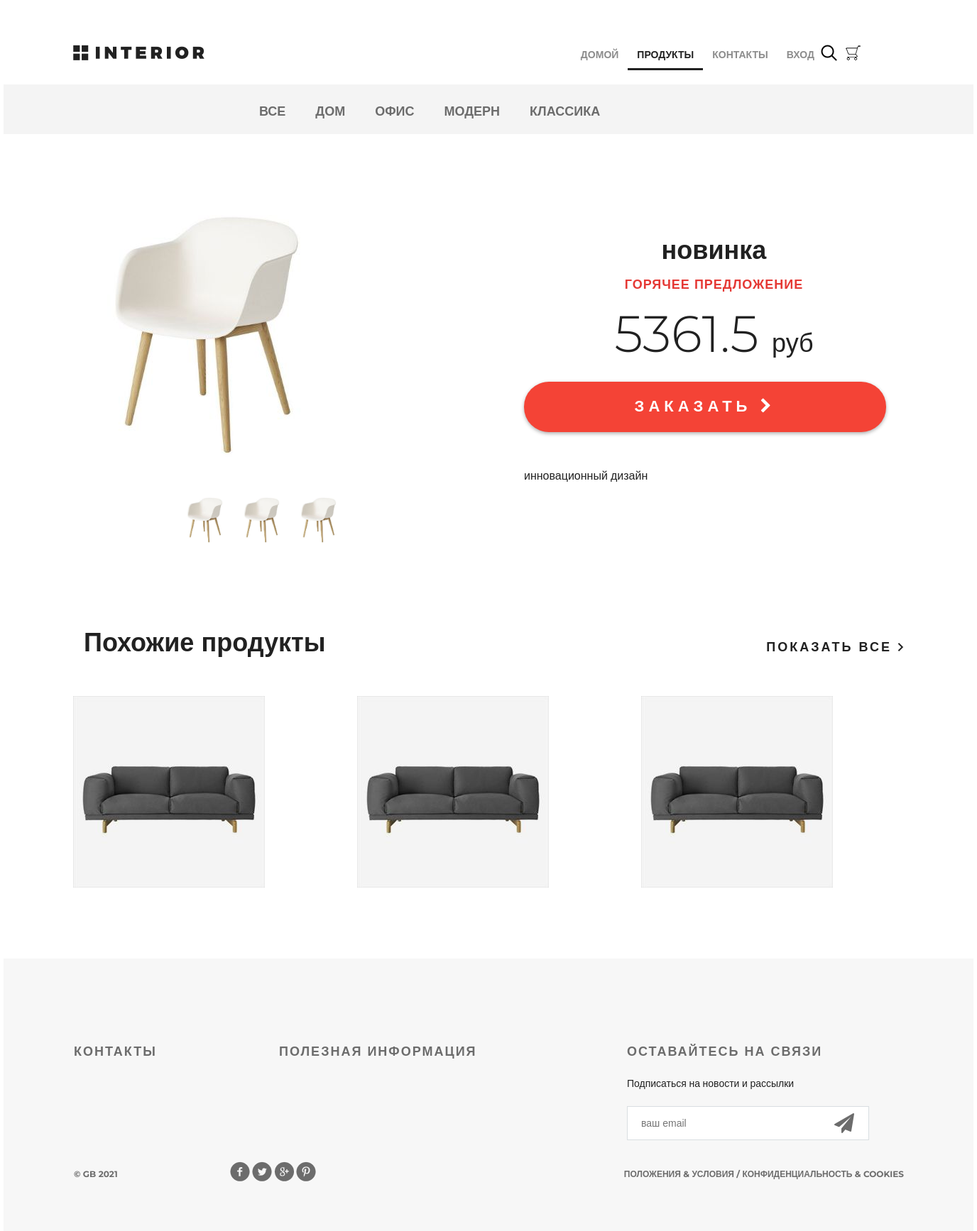
Screenshot of /products/ with the database file from the repository.
### mainapp/models.py (models this page shows, shortened)
class ProductCategory(models.Model):
    name = models.CharField(verbose_name='имя', max_length=64, unique=True)
    description = models.TextField(verbose_name='описание', blank=True)
    is_active = models.BooleanField(default=True, verbose_name='активна')

class Product(models.Model):
    category = models.ForeignKey(ProductCategory, on_delete=models.CASCADE)
    name = models.CharField(verbose_name='имя продукта', max_length=128)
    image = models.ImageField(upload_to='products_images', blank=True)
    short_desc = models.CharField(verbose_name='краткое описание продукта', max_length=60, blank=True)
    description = models.TextField(verbose_name='описание продукта', blank=True)
    price = models.DecimalField(verbose_name='цена продукта', max_digits=8, decimal_places=2, default=0)
    quantity = models.PositiveIntegerField(verbose_name='количество на складе', default=0)
    is_active = models.BooleanField(default=True, verbose_name='активна')

### mainapp/views.py (the view, shortened to what this page needs)
# urls.py: path('products/', include('mainapp.urls', namespace='products')),
def products(request, pk=None, page=1):
    title = 'продукты'
    links_menu = ProductCategory.objects.all()
    hot_product = get_hot_product()
    same_products = get_same_products(hot_product)
    content = {
        'title': title,
        'links_menu': links_menu,
        'same_products': same_products,
        'basket': get_basket(request.user),
        'hot_product': hot_product
    }
    return render(request, 'mainapp/products.html', content)

### mainapp/views.py (called while the page is built)
def get_basket(user):
    if user.is_authenticated:
        return Basket.objects.filter(user=user)
    return []

def get_hot_product():
    products_list = Product.objects.all()
    return random.sample(list(products_list), 1)[0]

def get_same_products(hot_product):
    return Product.objects.filter(category__pk=hot_product.category.pk).exclude(pk=hot_product.pk)[:3]

### mainapp/templates/mainapp/products.html (shortened to what this page needs)
{% extends 'mainapp/base.html' %}
{% load static %}
{% block menu %}
    <div class="hero-white">
        <div class="header clearfix">
            <a href="/" class="logo"></a>
            {% include 'mainapp/includes/inc_menu.html' %}
        </div>
    </div>
{% endblock %}
{% block content %}
    <div class="details">
        <div class="links clearfix">
            {% include 'mainapp/includes/inc_categories_menu.html' %}
        </div>
        <div class="details-products">
            <div class="details-slider">
                <div class="slider-product">
                    <img src="/media/{{ hot_product.image }}">
                </div>
                <div class="slider-control">
                    <div class="block">
                        <a href="#"><img src="/media/{{ hot_product.image }}" alt="">
                        </a>
                    </div>
                    <div class="block">
                        <a href="#"><img src="/media/{{ hot_product.image }}" alt="">
                        </a>
                    </div>
                    <div class="block">
                        <a href="#"><img src="/media/{{ hot_product.image }}" alt="">
                        </a>
                    </div>
                </div>
            </div>
            <div class="description">
                <h3 class="big-bold">{{ hot_product.name }}</h3>
                <h3 class="red">горячее предложение</h3>
                <p class="price"> {{ hot_product.price|floatformat:1 }} <span>руб</span></p>
                <a href="#" class="red-button">
                    заказать <i class="fa fa-chevron-right" aria-hidden="true"></i>
                </a>
                <div class="description-text">
                    <p>{{ hot_product.short_desc }}</p>
                </div>
            </div>
        </div>
        <div class="related">
            <div class="title clearfix">
                <h2>Похожие продукты</h2>
                <a class="explore" href="#">показать все <img src="/static/img/arrow.png" alt=""></a>
            </div>
            <div class="related-products clearfix">
                {% for same_product in same_products %}
                    <div class="block">
                        <a href="{% url 'basket:add' same_product.id %}"><img src="/media/{{ same_product.image }}"
                                         alt="{{ same_product.image_alt }}">
                        </a>
                    </div>
                {% endfor %}
            </div>
        </div>
    </div>
{% endblock %}

### mainapp/templates/mainapp/base.html (shortened to what this page needs)
<!DOCTYPE html>
{% load static %}
<html lang="en">
<head>
    {% block css %}
        <link rel="stylesheet" type="text/css" href="{% static 'css/style.css' %}">
        <link rel="stylesheet" href="{% static 'fonts/font-awesome/css/font-awesome.css' %}">
    {% endblock %}
</head>
<body>
<div class="container">
    {% block menu %}{% endblock %}
    <div class="content">
        {% block content %}
        {% endblock %}
    </div>
</div>
{% block footer %}
    <div class="footer">
        <div class="clearfix">
            <div class="text-footer">
                <h3>контакты</h3>
            </div>
            <div class="text-footer">
                <h3>полезная информация</h3>
            </div>
            <div class="text-footer clearfix">
                <h3>Оставайтесь на связи</h3>
                <p>Подписаться на новости и рассылки</p>
                <form>
                    <input type="email" name="email" placeholder="ваш email">
                    <a href="#"><i class="fa fa-paper-plane fa-2x" aria-hidden="true"></i></a>
                </form>
            </div>
        </div>
        <p class="small">&copy; GB {% now "Y" %}</p>
        <div class="social">
            <a href="#" class="social1"></a>
            <a href="#" class="social2"></a>
            <a href="#" class="social3"></a>
            <a href="#" class="social4"></a>
        </div>
        <p class="small">Положения &amp; Условия / Конфиденциальность &amp; Cookies</p>
    </div>
{% endblock %}
</body>
</html>

### mainapp/templates/mainapp/includes/inc_menu.html (shortened to what this page needs)
<ul class="menu">
    <li>
        <a href="{% url 'main' %}" class="{% if request.resolver_match.url_name == 'main' %}active{% endif %}">
            домой
        </a>
    </li>
    <li>
        <a href="{% url 'mainapp:index' %}"
           class="{% if request.resolver_match.namespace == 'products' %}active{% endif %}">
            продукты
        </a>
    </li>
    <li>
        <a href="{% url 'contact' %}" class="{% if request.resolver_match.url_name == 'contact' %}active{% endif %}">
            контакты
        </a>
    </li>
    {% if user.is_authenticated %}
        <li>
            <a href="{% url 'auth:logout' %}">Выход</a>
        </li>
    {% else %}
        <li>
            <a href="{% url 'auth:login' %}">Вход</a>
        </li>
    {% endif %}
</ul>
<a href="#" class="search"></a>
<a href="{% url 'basket:view' %}" class="basket">
</a>

### mainapp/templates/mainapp/includes/inc_categories_menu.html
<ul class="links-menu">
    <li>
        <a href="{% url 'products:category' 0 %}">
            все
        </a>
    </li>
    {% for link in links_menu %}
        <li>
            <a href="{% url 'products:category' link.pk %}" class="{% if request.resolver_match.kwargs.pk == link.pk %}active{% endif %}">
                {% if link.is_active %}
                {{ link.name }}
                {% endif %}
            </a>
        </li>
    {% endfor %}
</ul>

### rows the page displays
ProductCategory: name "ДОМ"
ProductCategory: name "ОФИС"
ProductCategory: name "МОДЕРН"
ProductCategory: name "КЛАССИКА"
Product: image (picture), name "новинка", price "5361.5", short_desc "инновационный дизайн"
Product: image (picture)
Product: image (picture)
Product: image (picture)
